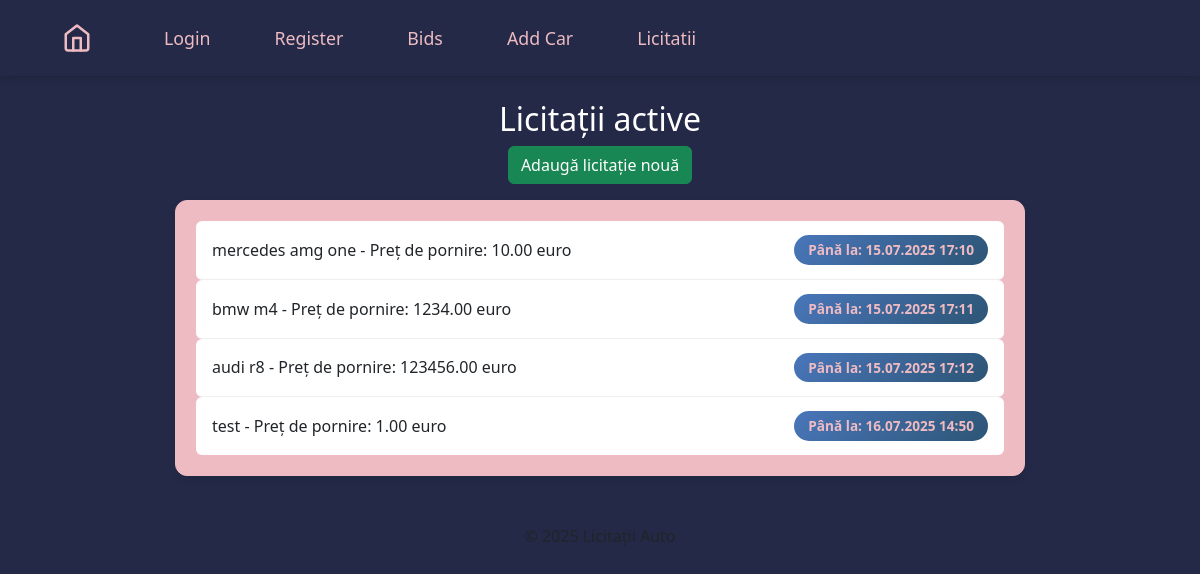
The page /auctions/ on the database as committed earlier.
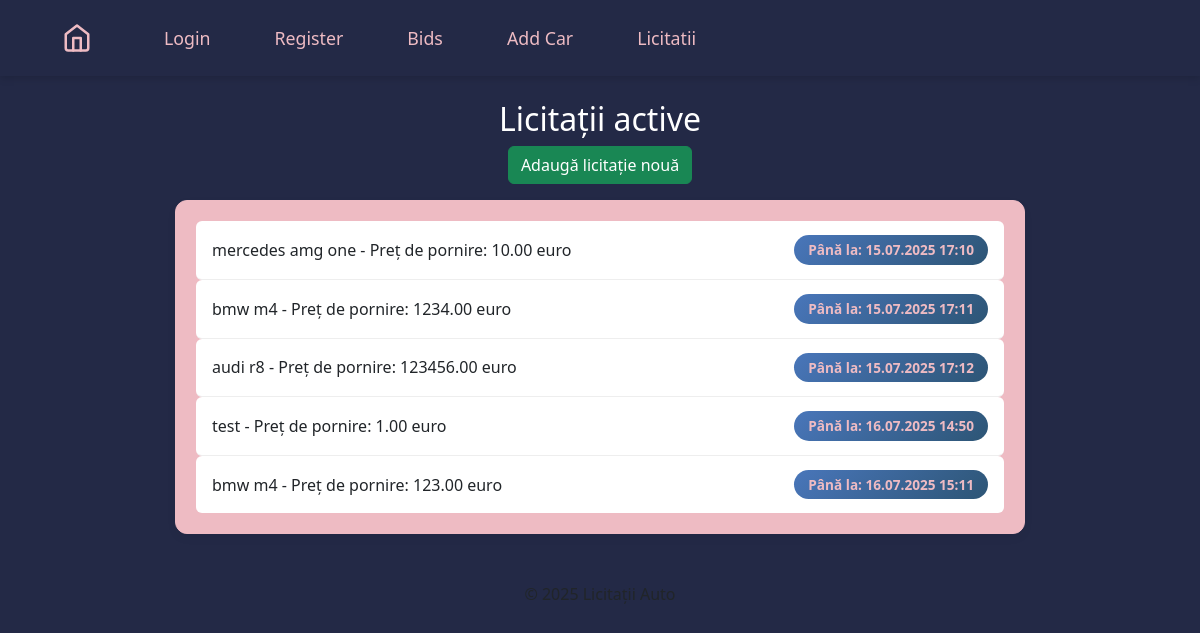
The same page on the database as committed later.
### auctions/models.py (models this page shows, shortened)
class Auction(models.Model):
    car = models.ForeignKey(Car, related_name='auctions', on_delete=models.CASCADE)
    start_time = models.DateTimeField(default=timezone.now)
    end_time = models.DateTimeField()
    is_active = models.BooleanField(default=True)
    id = models.AutoField(primary_key=True)

class Car(models.Model):
    name = models.CharField(max_length=100)
    description = models.TextField()
    price = models.DecimalField(max_digits=10, decimal_places=2)
    image = models.ImageField(upload_to='media/')
    created_at = models.DateTimeField(default=timezone.now)
    updated_at = models.DateTimeField(auto_now=True)

### auctions/views.py (the view)
# urls.py: path('auctions/', views.auction_list, name='auction_list'),  # Auctions index page
def auction_list(request):
    auctions = Auction.objects.all()
    return render(request, 'auctions/auction_list.html', {'auctions': auctions})

### templates/auctions/auction_list.html (shortened to what this page needs)
{% extends "main.html" %} {% block content %} {% load static %}
<link rel="stylesheet" href="{% static 'styles_licitatii.css' %}" />
<h2>Licitații active</h2>
<div class="text-center">
<a href="{% url 'create_auction' %}" class="btn btn-success mb-3"
  >Adaugă licitație nouă</a
>
<ul class="list-group">
  {% for auction in auctions %}
  <li class="list-group-item d-flex justify-content-between align-items-center">
    <a href="{% url 'auction_detail' auction.id %}" class="fw-bold">
      {{ auction.car.name }} - Preț de pornire: {{ auction.car.price }} euro
    </a>
    <span class="badge bg-primary">
      Până la: {{ auction.end_time|date:"d.m.Y H:i" }}
    </span>
  </li>
  {% empty %}
  <li class="list-group-item">Nu există licitații active.</li>
  {% endfor %}
</ul>
{% endblock %}

Rows that differ between the two databases and show on the page:
added Auction: car.name "bmw m4", car.price "123.00", end_time "16.07.2025 15:11"
